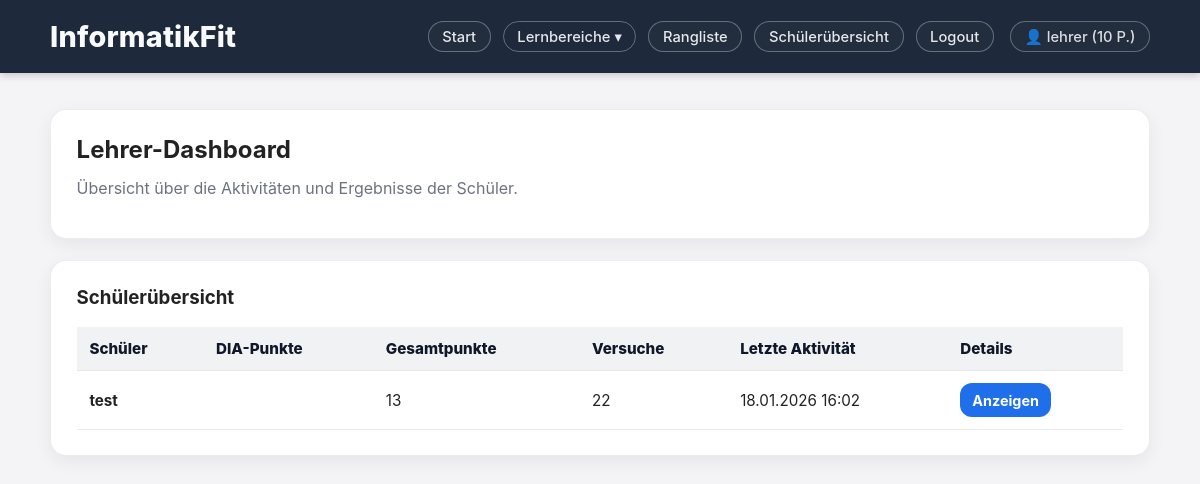
/teacher (signed in), run on the app's committed database.
### models.py (models this page shows, shortened)
class User(db.Model, UserMixin):
    __tablename__ = "users"
    id = db.Column(db.Integer, primary_key=True)
    username = db.Column(db.String(80), unique=True, nullable=False)
    password_hash = db.Column(db.String(255), nullable=False)
    total_points = db.Column(db.Integer, nullable=False, default=0)
    role = db.Column(db.String(20), nullable=False, default="student")
    results = db.relationship("Result", backref="user", lazy=True, cascade="all, delete-orphan")

### app.py (the view)
@app.route("/teacher")
@login_required
@teacher_required
def teacher_dashboard():
    students = User.query.filter(User.role != "teacher").all()
    stats = (
        db.session.query(
            Result.user_id.label("user_id"),
            func.count(Result.id).label("attempts"),
            func.max(Result.created_at).label("last_activity"),
        )
        .group_by(Result.user_id)
        .all()
    )
    stats_map = {s.user_id: s for s in stats}
    rows = []
    for u in students:
        st = stats_map.get(u.id)
        rows.append(
            {
                "user": u,
                "total_points": int(getattr(u, "total_points", 0) or 0),
                "attempts": int(st.attempts) if st else 0,
                "last_activity": st.last_activity if st else None,
            }
        )
    rows.sort(key=lambda r: (r["last_activity"] is None, r["last_activity"]), reverse=True)
    return render_template("teacher_dashboard.html", rows=rows)

### app.py (called while the page is built)
@login_manager.user_loader
def load_user(user_id):
    return User.query.get(int(user_id))

def teacher_required(func_):
    @wraps(func_)
    def wrapper(*args, **kwargs):
        if not current_user.is_authenticated:
            return login_manager.unauthorized()
        if getattr(current_user, "role", "student") != "teacher":
            abort(403)
        return func_(*args, **kwargs)
    return wrapper

### templates/teacher_dashboard.html
{% extends "base.html" %}
{% block content %}
<section class="card">
  <h2>Lehrer-Dashboard</h2>
  <p class="text-muted">
    Übersicht über die Aktivitäten und Ergebnisse der Schüler.
  </p>
</section>
<section class="card">
  <h3>Schülerübersicht</h3>
  {% if rows and rows|length > 0 %}
    <div style="overflow-x:auto;">
      <table class="table-clean">
        <thead>
          <tr>
            <th>Schüler</th>
            <th>DIA-Punkte</th>
            <th>Gesamtpunkte</th>
            <th>Versuche</th>
            <th>Letzte Aktivität</th>
            <th>Details</th>
          </tr>
        </thead>
        <tbody>
          {% for r in rows %}
            <tr>
              <td><strong>{{ r.user.username }}</strong></td>
              <td>{{ r.dia_points }}</td>
              <td>{{ r.total_points }}</td>
              <td>{{ r.attempts }}</td>
              <td>
                {% if r.last_activity %}
                  {{ r.last_activity.strftime("%d.%m.%Y %H:%M") }}
                {% else %}
                  <span class="text-muted">–</span>
                {% endif %}
              </td>
              <td>
                <a class="btn btn-small" href="{{ url_for('teacher_student_detail', user_id=r.user.id) }}">
                  Anzeigen
                </a>
              </td>
            </tr>
          {% endfor %}
        </tbody>
      </table>
    </div>
  {% else %}
    <p class="text-muted">Noch keine Schüleraktivitäten vorhanden.</p>
  {% endif %}
</section>
{% endblock %}

### templates/base.html (shortened to what this page needs)
<!DOCTYPE html>
<html lang="de">
<head>
  <link rel="stylesheet" href="{{ url_for('static', filename='style.css') }}">
</head>
<body>
<header class="topbar">
  <div class="container topbar-row">
    <a class="brand" href="{{ url_for('home') }}">InformatikFit</a>
    <nav class="nav">
      {% if current_user.is_authenticated %}
        <a class="nav-link" href="{{ url_for('home') }}">Start</a>
        <div class="nav-dropdown">
          <button class="nav-link nav-dropdown-btn" type="button" aria-haspopup="true">
            Lernbereiche ▾
          </button>
        </div>
        <a class="nav-link" href="{{ url_for('leaderboard') }}">Rangliste</a>
        {% if current_user.role == "teacher" %}
          <a class="nav-link" href="{{ url_for('teacher_dashboard') }}">Schülerübersicht</a>
        {% endif %}
        <a class="nav-link" href="{{ url_for('logout') }}">Logout</a>
        <span class="nav-link user-pill">
          👤 {{ current_user.username }} ({{ current_user.total_points }} P.)
        </span>
      {% else %}
        <a class="nav-link" href="{{ url_for('login') }}">Login</a>
        <a class="nav-link" href="{{ url_for('register') }}">Registrieren</a>
      {% endif %}
    </nav>
  </div>
</header>
<main class="container">
  {% block content %}{% endblock %}
</main>
</body>
</html>

### static/style.css (style rules this page uses)
:root { --navy: #1e293b; --navy-2: #0f172a; --bg: #f4f4f7; --text: #222; --muted: #6b7280; --blue: #1f6feb; --blue-dark: #1758c9; --line: rgba(228,235,247,0.35); --card-line: rgba(15, 23, 42, 0.08); }
* { margin: 0; padding: 0; box-sizing: border-box; font-family: -apple-system, BlinkMacSystemFont, "Segoe UI", Roboto, sans-serif; }
body { background: var(--bg); color: var(--text); min-height: 100vh; display: flex; flex-direction: column; }
.container { width: min(1100px, 92%); margin: 0 auto; }
main.container { flex: 1; padding: 2.25rem 0 3.25rem; }
.topbar { background: var(--navy); padding: 1.2rem 0; color: #f9fafb; box-shadow: 0 2px 8px rgba(0,0,0,0.2); }
.topbar-row { display:flex; align-items:center; justify-content:space-between; gap: 1rem; }
.brand { color:#f9fafb; text-decoration:none; font-weight: 800; font-size: 1.8rem; letter-spacing: .2px; }
.nav { display:flex; align-items:center; gap: .75rem; flex-wrap: wrap; }
.nav-link, .nav a { color: #e5e7eb; text-decoration: none; font-weight: 500; padding: 0.35rem 0.85rem; border-radius: 999px; border: 1px solid var(--line); font-size: 0.92rem; background: rgba(255,255,255,0.02); transition: background 0.15s ease, border-color 0.15s ease, transform 0.15s ease; }
.user-pill { margin-left: .25rem; opacity: .95; }
.nav-dropdown { position: relative; display: inline-flex; }
.nav-dropdown-btn { background: transparent; cursor: pointer; }
.card { background: #ffffff; border: 1px solid var(--card-line); border-radius: 1rem; padding: 1.55rem 1.6rem; box-shadow: 0 6px 18px rgba(15, 23, 42, 0.06); margin-bottom: 1.35rem; }
h2 { margin-bottom: 0.75rem; }
h3 { margin-bottom: 0.35rem; }
.card p { margin-top: 0.35rem; margin-bottom: 0.75rem; line-height: 1.55; }
.text-muted { color: var(--muted); line-height: 1.55; }
.btn { background: var(--blue); color: #fff; border: none; border-radius: 14px; padding: 0.72rem 1rem; font-weight: 700; text-decoration: none; display:inline-flex; align-items:center; justify-content:center; cursor:pointer; transition: transform .15s ease, filter .15s ease, background .15s ease; }
.btn-small { padding: 0.55rem 0.75rem; border-radius: 12px; font-size: 0.9rem; }
.card .btn { white-space: nowrap; }
.table-clean { width: 100%; border-collapse: collapse; margin-top: 0.75rem; font-size: 0.95rem; }
.table-clean thead th { text-align: left; padding: 0.75rem 0.8rem; background: rgba(30, 41, 59, 0.06); border-bottom: 1px solid rgba(15, 23, 42, 0.10); color: #0f172a; font-weight: 800; }
.table-clean tbody td { padding: 0.75rem 0.8rem; border-bottom: 1px solid rgba(15, 23, 42, 0.08); vertical-align: middle; }

### data on the page
User: username "lehrer", total_points "10"
User: user.username "test"

### other printed values
{{ r.total_points }} "13"
{{ r.attempts }} "22"
{{ r.last_activity.strftime("%d.%m.%Y %H:%M") }} "18.01.2026 16:02"
